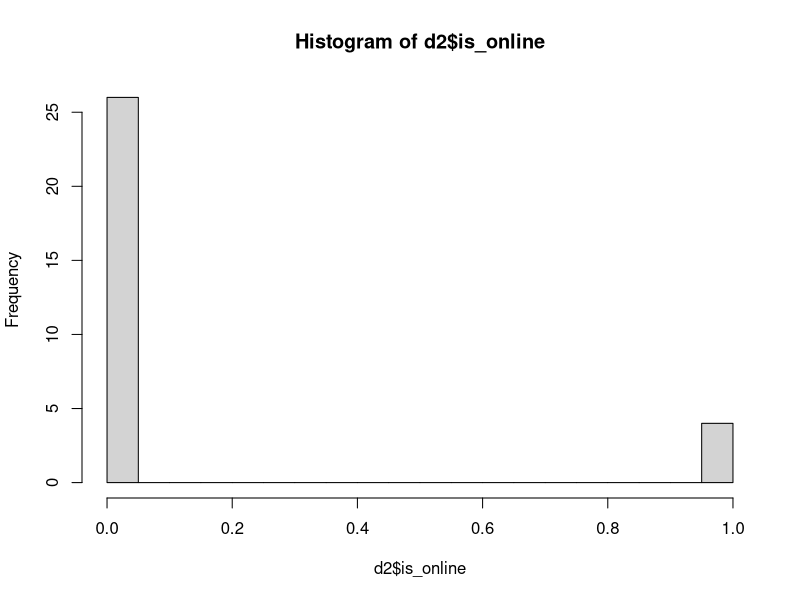
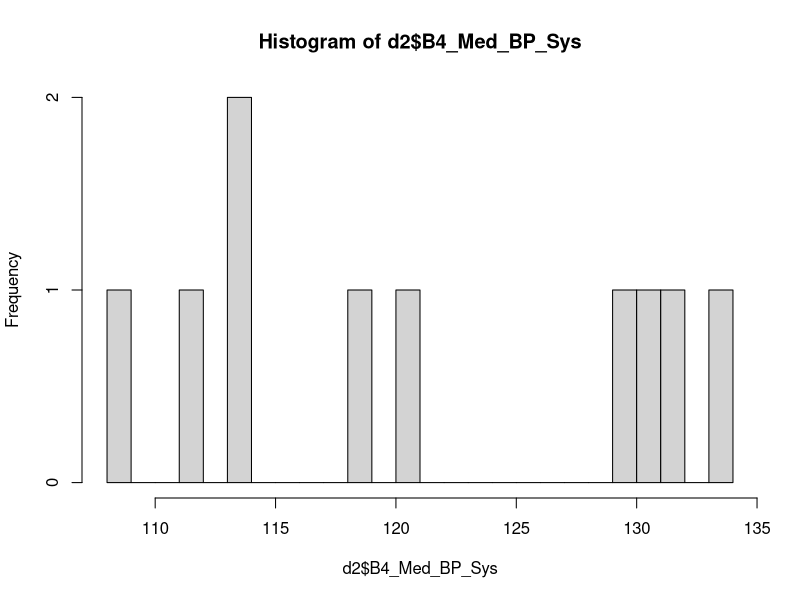
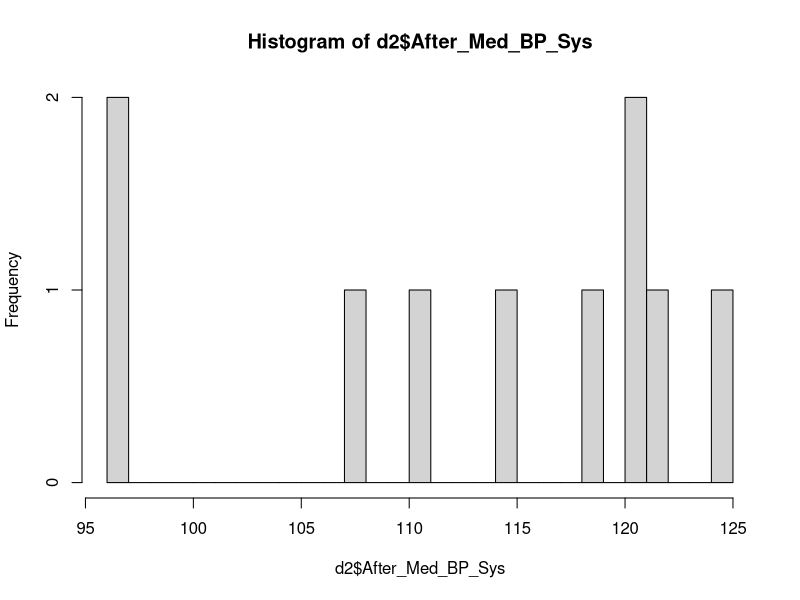
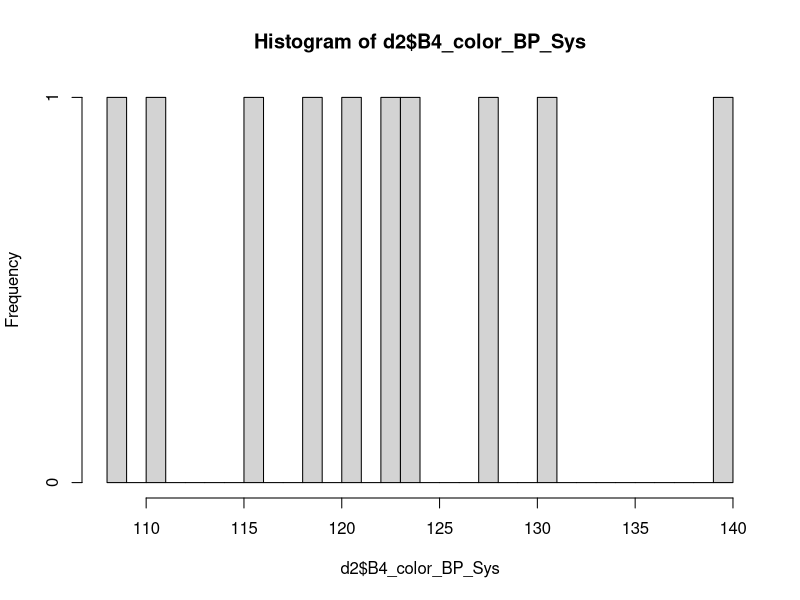
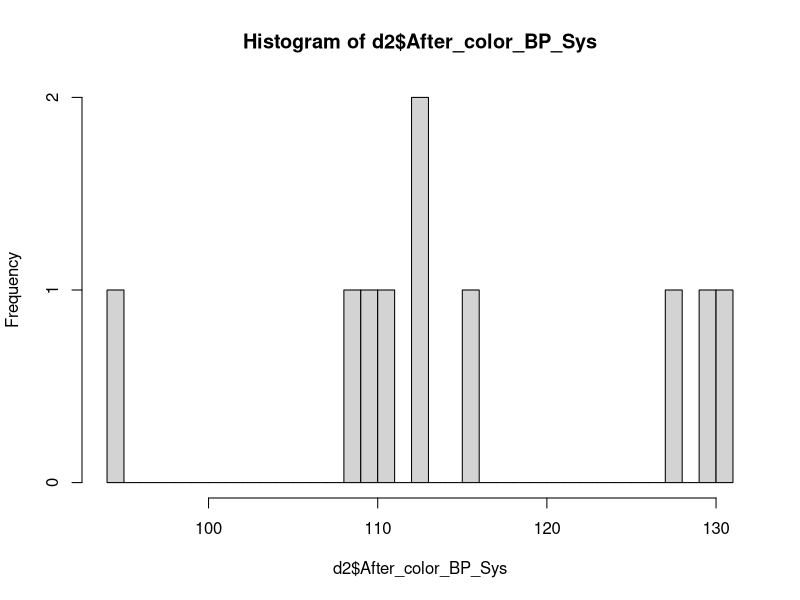

These figures' R source, in order:
## ---- chunk 1
library(data.table)
## ---- chunk 2
d <- fread("../data/meditation.csv")
summary(d)
d <- data.table(d)
d2 <- d[ , .(is_online = ifelse(Online_in_person == 'O', 1, 0),
             B4_Med_BP_Sys,
             After_Med_BP_Sys,
             B4_color_BP_Sys,
             After_color_BP_Sys) ]
summary(d2)
hist(d2$is_online, breaks=30)
hist(d2$B4_Med_BP_Sys, breaks = 30)
hist(d2$After_Med_BP_Sys, breaks = 30)
hist(d2$B4_color_BP_Sys, breaks = 30)
hist(d2$After_color_BP_Sys, breaks = 30)
